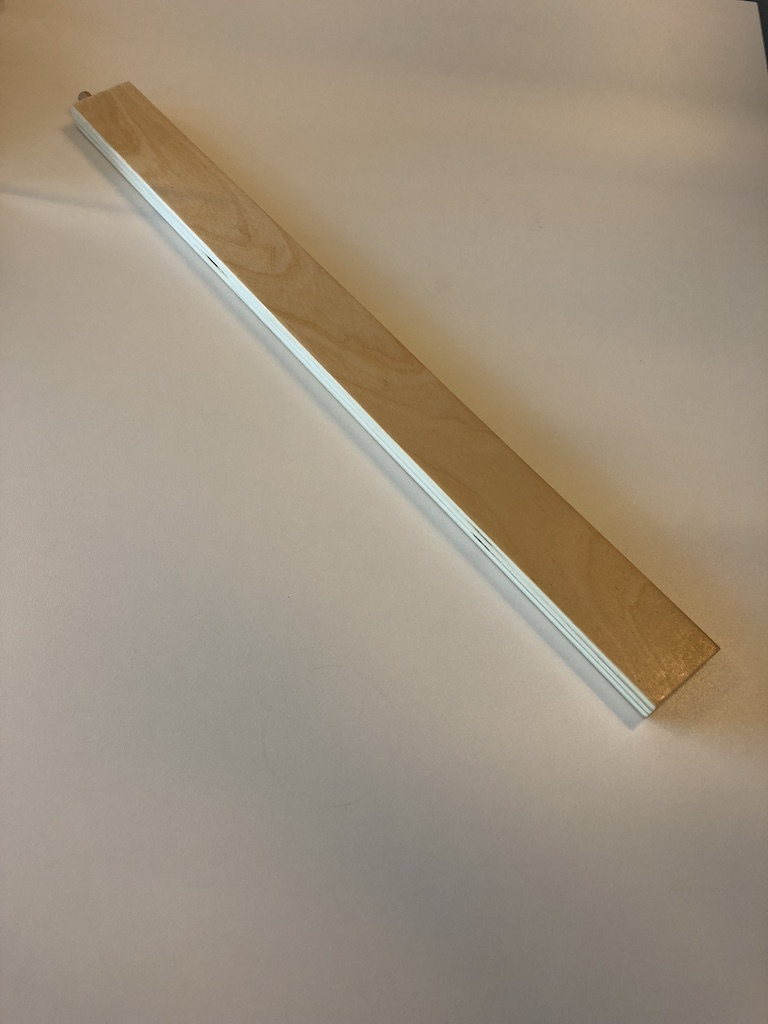
%> input picture ObjectDetectionPrototyping/edgeDetection/im2.jpg, 768 x 1024 px
$ octave pointFeatureMatching.m   (GNU Octave 9; MATLAB toolbox functions it lacks are replaced by stand-ins)
%> lines starting %> are read from the running program, lines starting %| are printed output that depends on the picture
%% Possible to scrap
%% Testing method of Point Feature Matching to detect an object

stickImage = rgb2gray(imread('im2.jpg'));
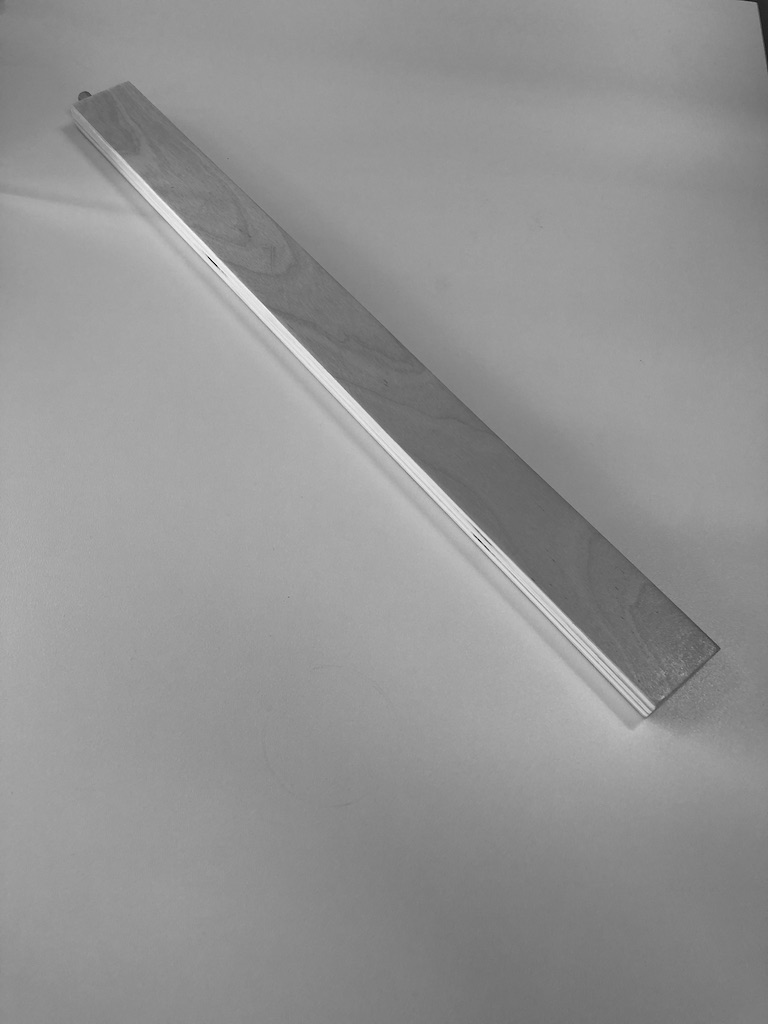
%> stickImage: size 1024x768 uint8; min 0, max 252, mean 147
figure;
imshow(stickImage);
title('Image of a stick');

sceneImage = rgb2gray(imread('im1.jpg'));
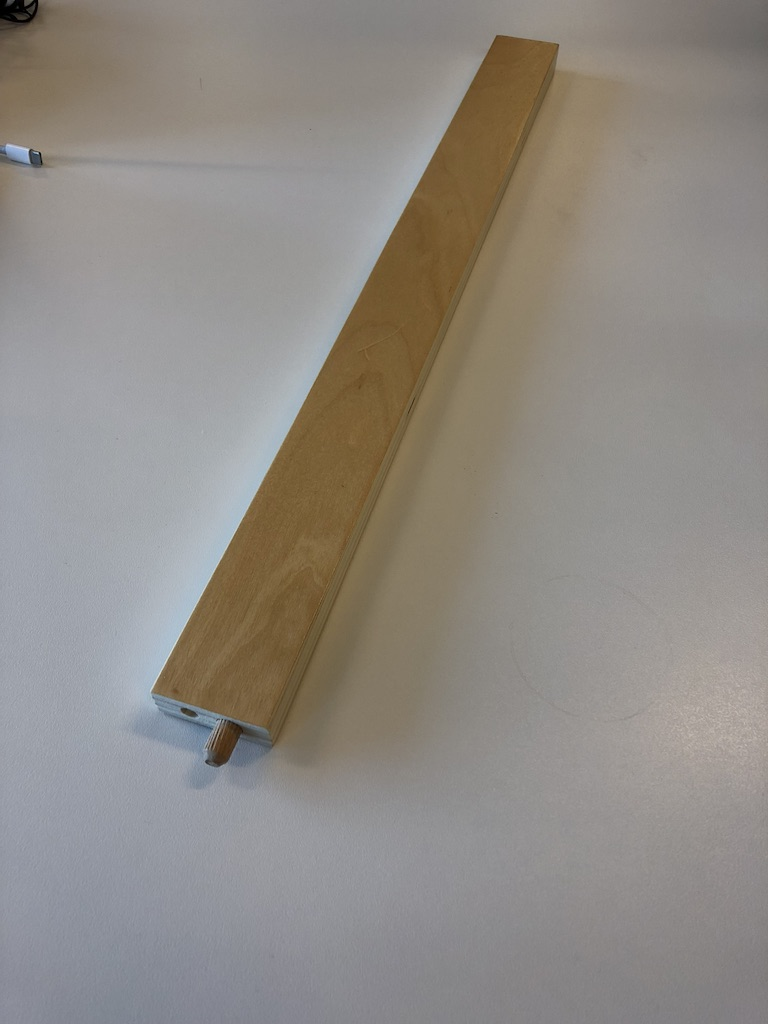
%> input picture ObjectDetectionPrototyping/edgeDetection/im1.jpg, 768 x 1024 px
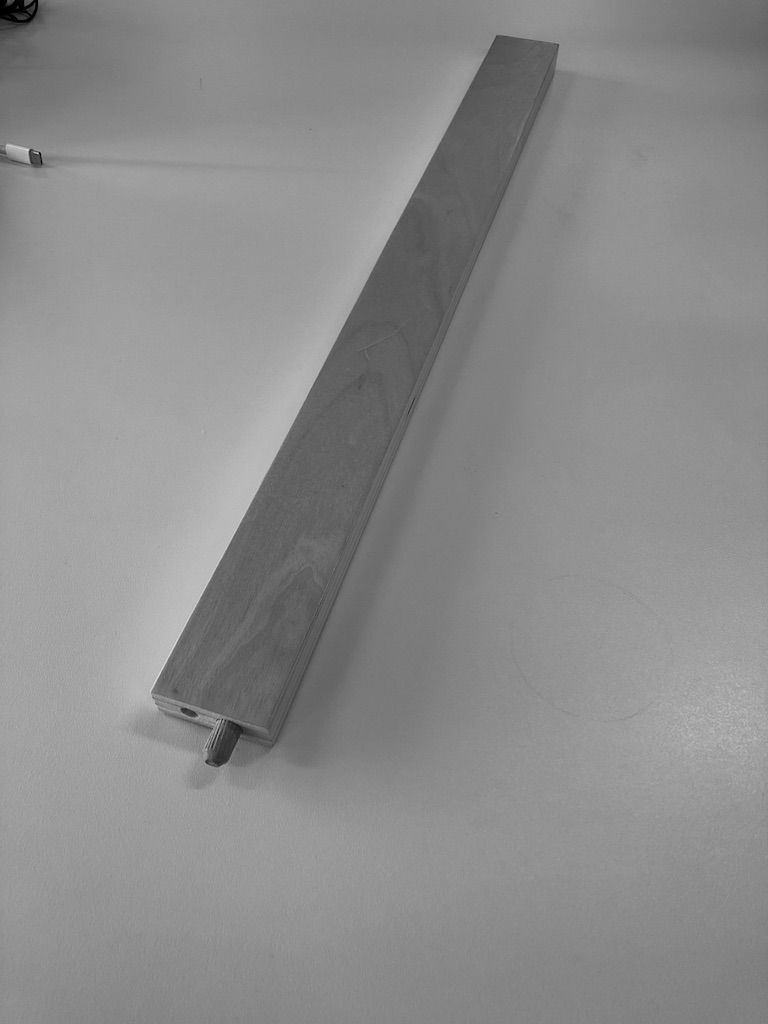
%> sceneImage: size 1024x768 uint8; min 0, max 224, mean 139.3
figure;
imshow(sceneImage);
title('Image of a Cluttered Scene');

%> (the run ends here)
